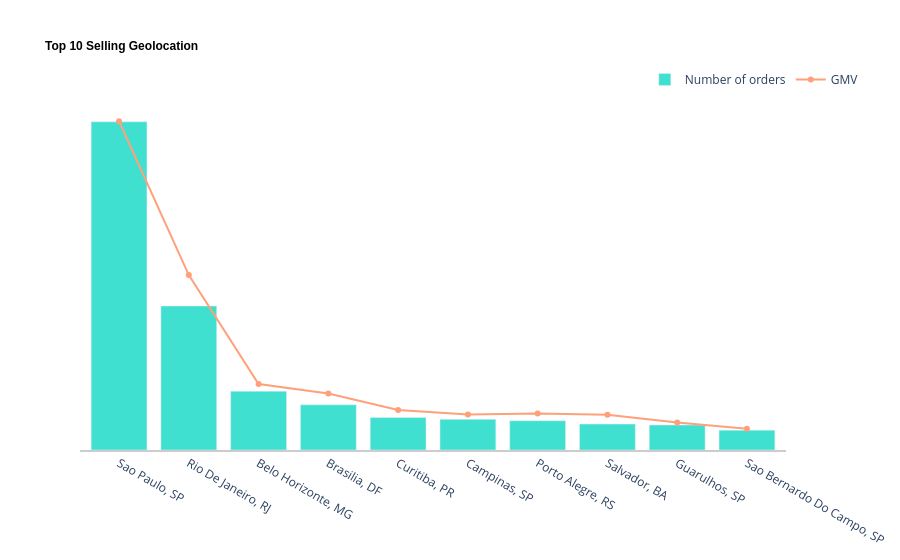

The notebook cell this image was saved under:
### Markdown cell above
#### Top 10 Selling Geolocation

### Code cell
fig = go.Figure()

fig.add_trace(
    go.Bar (
        x = data_customers["location"].head(10),
        y = data_customers["orders_count"].head(10),
        name = "Number of orders",
        marker_color = "rgb(64,224,208)",
        # hovertemplate = "%{x}" +  "<br>Number of orders: %{y}",
    )
)

fig.add_trace(
    go.Scatter (
        x = data_customers["location"].head(10),
        y = data_customers["total_value"].head(10),
        name = "GMV",
        yaxis = "y2",
        marker_color = "rgb(255,160,122)",
        mode="lines+markers",
        # hovertemplate = "%{x}" + "<br>GMV: $%{y}",
    )
)

fig.update_layout(
    title = dict(text="<b>Top 10 Selling Geolocation<b>",
                 font=dict(size=12, family="Arial", color="black")),
    plot_bgcolor = "white",
    yaxis = dict(side = "left", range = [0, max(data_customers["orders_count"]) + 1000], showgrid = False, zeroline = True, showline = False, showticklabels = False),
    yaxis2 = dict(side = "right", overlaying = "y", showgrid = False, zeroline = False, showline = False, showticklabels = False),
    xaxis = dict(showline = True, linecolor = "rgb(204, 204, 204)", linewidth = 2),
    legend = dict(orientation="h", x=0.8, y = 1.1),
    annotations=[dict(text="Created By Thuan Dao.", xref="paper", yref="paper", x=1, y=-.45, 
    showarrow=False, font=dict(size=10, color="gray", family="Arial"))],
    hovermode = "x unified"
)

### Figure 1 — Plotly figure (JSON) as saved in the notebook; plotly's stock layout.template omitted (floating-point values rounded to 4 significant figures)
{"data": [{"marker": {"color": "rgb(64,224,208)"}, "name": "Number of orders", "type": "bar", "x": ["Sao Paulo, SP", "Rio De Janeiro, RJ", "Belo Horizonte, MG", "Brasilia, DF", "Curitiba, PR", "Campinas, SP", "Porto Alegre, RS", "Salvador, BA", "Guarulhos, SP", "Sao Bernardo Do Campo, SP"], "y": [15045, 6601, 2697, 2071, 1489, 1406, 1342, 1188, 1144, 911]}, {"marker": {"color": "rgb(255,160,122)"}, "mode": "lines+markers", "name": "GMV", "type": "scatter", "x": ["Sao Paulo, SP", "Rio De Janeiro, RJ", "Belo Horizonte, MG", "Brasilia, DF", "Curitiba, PR", "Campinas, SP", "Porto Alegre, RS", "Salvador, BA", "Guarulhos, SP", "Sao Bernardo Do Campo, SP"], "y": [2108000.0, 1112000.0, 406000.0, 345200.0, 238500.0, 209000.0, 214800.0, 207700.0, 157700.0, 116800.0], "yaxis": "y2"}], "layout": {"annotations": [{"font": {"color": "gray", "family": "Arial", "size": 10}, "showarrow": false, "text": "Created By Thuan Dao.", "x": 1, "xref": "paper", "y": -0.45, "yref": "paper"}], "hovermode": "x unified", "legend": {"orientation": "h", "x": 0.8, "y": 1.1}, "plot_bgcolor": "white", "title": {"font": {"color": "black", "family": "Arial", "size": 12}, "text": "<b>Top 10 Selling Geolocation<b>"}, "xaxis": {"linecolor": "rgb(204, 204, 204)", "linewidth": 2, "showline": true}, "yaxis": {"range": [0, 16045], "showgrid": false, "showline": false, "showticklabels": false, "side": "left", "zeroline": true}, "yaxis2": {"overlaying": "y", "showgrid": false, "showline": false, "showticklabels": false, "side": "right", "zeroline": false}}}
